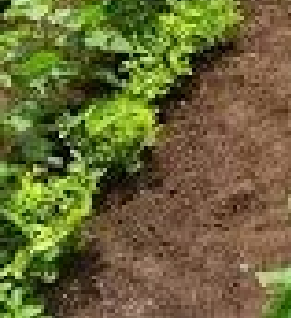
#> input picture Cropped segment.png, 291 x 318 px
$ python Q9_Q10_Q11_RANSAC.py
#> lines starting #> are read from the running program, lines starting #| are printed output that depends on the picture; after the words box and inside, x2 and y2 are one past the last pixel; in counts of white or black regions, pixels touching at a corner belong together
import cv2 as cv, numpy as np, matplotlib.pyplot as plt
from sklearn.linear_model import RANSACRegressor
e = cv.Canny(cv.imread('Cropped segment.png', 0), 550, 690)
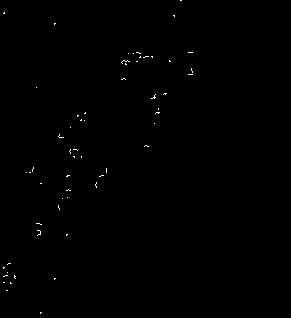
#> e: shape (318, 291); 0.24% white in thin lines or dots, all inside (x1, y1, x2, y2) = (3, 0, 193, 314)
y, x = np.where(e != 0)
#> y = 224 values from 0 to 313; x = 224 values, max 192 at index 18, min 3 at index 3, mean 92.95
r = RANSACRegressor(random_state=42).fit(x.reshape(-1, 1), y)
m, b = r.estimator_.coef_[0], r.estimator_.intercept_; xl = np.array([x.min(), x.max()])
#> after `m, b = (r.estimator_.coef_[0], r.estimator_.intercept_)`: m = -1.21; b = 273.8
#> after `xl = np.array([x.min(), x.max()])`: xl = [3, 192]
inl = r.inlier_mask_
plt.scatter(x[inl], y[inl], s=2, alpha=0.5); plt.scatter(x[~inl], y[~inl], s=2, alpha=0.3)
plt.plot(xl, m * xl + b, 'g-', lw=2); plt.gca().invert_yaxis(); plt.title('Q9-Q11 RANSAC')
ang = np.degrees(np.arctan(m))
#> ang = -50.31
txt = f"m={m:.4f}\nb={b:.2f}\nangle={ang:.2f} deg"
plt.text(0.02, 0.98, txt, transform=plt.gca().transAxes, va='top',
         bbox=dict(boxstyle='round', fc='white', ec='black', alpha=0.8))
plt.show()
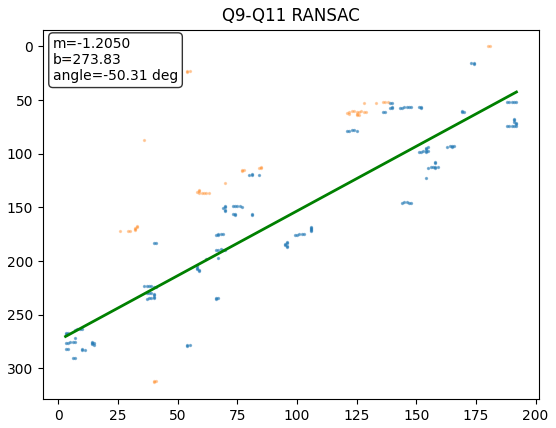
#> figure drawn by matplotlib, 1 panel
print(f'Q11 angle = {ang:.2f} deg')
#| Q11 angle = -50.31 deg
